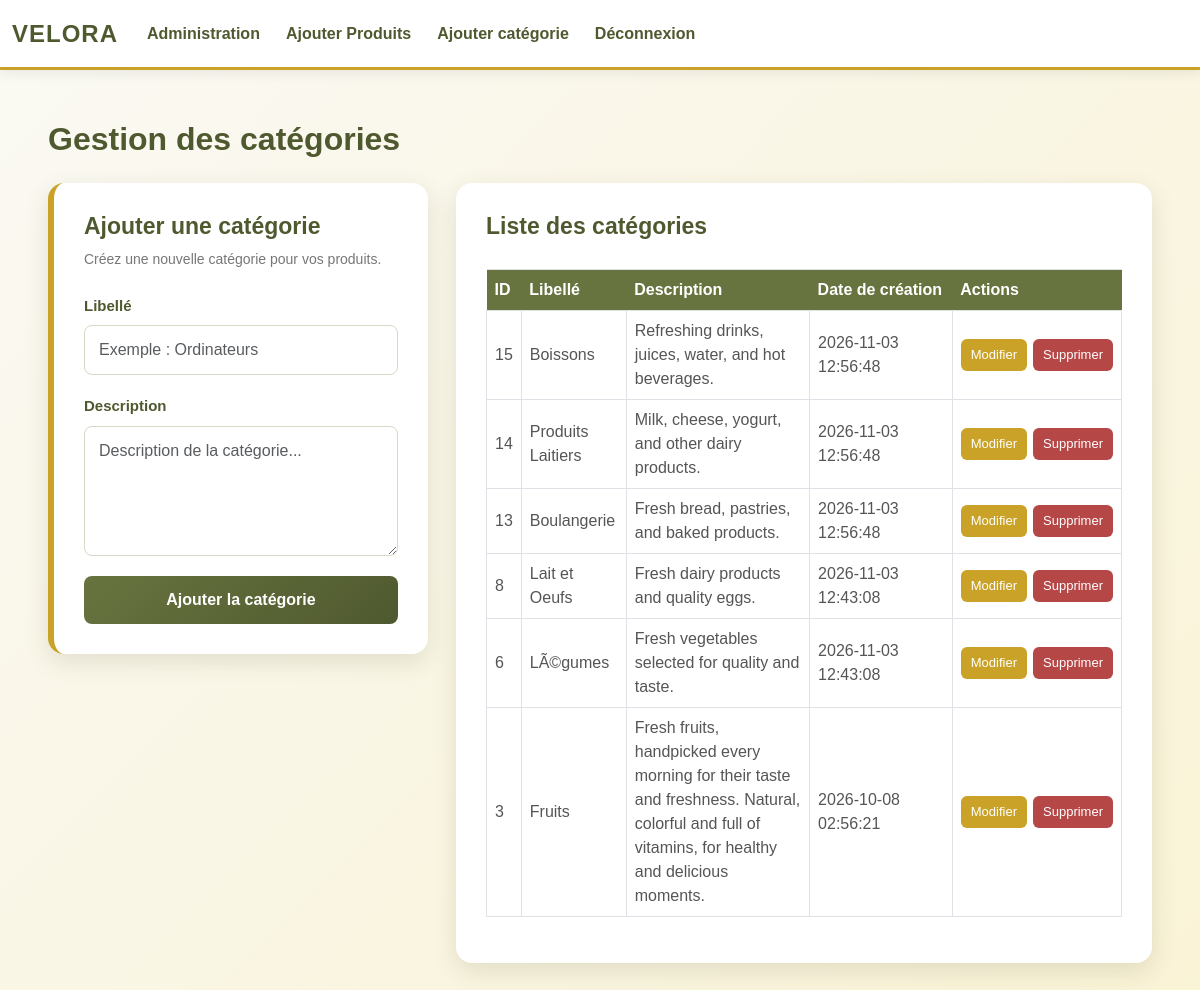
Page /categori.php (signed in) on the committed database.
### tables this page shows
CREATE TABLE `categorie` (
  `Id` int(11) NOT NULL,
  `Libelle` varchar(255) NOT NULL,
  `Description` varchar(500) DEFAULT NULL,
  `date_creation` datetime DEFAULT current_timestamp()
);

### categori.php (the view, shortened to what this page needs)
<?php
require_once "include/data.php";
$categorieAModifier = null;
$sqlCategories = $pdo->query(
    "SELECT *
     FROM Categorie
     ORDER BY Id DESC"
);
$categories = $sqlCategories->fetchAll(PDO::FETCH_ASSOC);
?>
<!DOCTYPE html>
<html lang="fr">
<head>
    <link
        href="https://cdn.jsdelivr.net/npm/bootstrap@5.3.8/dist/css/bootstrap.min.css"
        rel="stylesheet"
    >
</head>
<body>
<?php include "include/nav.php"; ?>
<main class="page-wrapper">
    <h1 class="page-title">
        Gestion des catégories
    </h1>
    <div class="content-grid">
        <section class="form-card">
            <?php if ($categorieAModifier): ?>
                <h2 class="card-title">
                    Modifier la catégorie
                </h2>
                <p class="card-subtitle">
                    Modifiez les informations de la catégorie.
                </p>
                <form method="post">
                    <input
                        type="hidden"
                        name="id"
                        value="<?= htmlspecialchars($categorieAModifier['Id']) ?>"
                    >
                    <label class="form-label" for="libelle">
                        Libellé
                    </label>
                    <input
                        type="text"
                        id="libelle"
                        name="libelle"
                        class="form-control"
                        value="<?= htmlspecialchars($categorieAModifier['Libelle']) ?>"
                        required
                    >
                    <label class="form-label" for="description">
                        Description
                    </label>
                    <textarea
                        id="description"
                        name="description"
                        class="form-control"
                    ><?= htmlspecialchars($categorieAModifier['Description'] ?? '') ?></textarea>
                    <button
                        type="submit"
                        name="enregistrer"
                        class="btn-save"
                    >
                        Enregistrer les modifications
                    </button>
                    <a
                        href="/ecomerce/categori.php"
                        class="btn-cancel"
                    >
                        Annuler
                    </a>
                </form>
            <?php else: ?>
                <h2 class="card-title">
                    Ajouter une catégorie
                </h2>
                <p class="card-subtitle">
                    Créez une nouvelle catégorie pour vos produits.
                </p>
                <form method="post">
                    <label class="form-label" for="libelle">
                        Libellé
                    </label>
                    <input
                        type="text"
                        id="libelle"
                        name="libelle"
                        class="form-control"
                        placeholder="Exemple : Ordinateurs"
                        required
                    >
                    <label class="form-label" for="description">
                        Description
                    </label>
                    <textarea
                        id="description"
                        name="description"
                        class="form-control"
                        placeholder="Description de la catégorie..."
                    ></textarea>
                    <button
                        type="submit"
                        name="ajouter"
                        class="btn-add"
                    >
                        Ajouter la catégorie
                    </button>
                </form>
            <?php endif; ?>
        </section>
        <section class="table-card">
            <h2 class="card-title">
                Liste des catégories
            </h2>
            <div class="table-wrapper">
                <?php if (count($categories) > 0): ?>
                    <table class="table table-bordered">
                        <thead>
                        <tr>
                            <th>ID</th>
                            <th>Libellé</th>
                            <th>Description</th>
                            <th>Date de création</th>
                            <th>Actions</th>
                        </tr>
                        </thead>
                        <tbody>
                        <?php foreach ($categories as $categorie): ?>
                            <tr>
                                <td>
                                    <?= htmlspecialchars($categorie['Id']) ?>
                                </td>
                                <td>
                                    <?= htmlspecialchars($categorie['Libelle']) ?>
                                </td>
                                <td>
                                    <?= htmlspecialchars(
                                        $categorie['Description'] ?? ''
                                    ) ?>
                                </td>
                                <td>
                                    <?= htmlspecialchars(
                                        $categorie['date_creation']
                                    ) ?>
                                </td>
                                <td>
                                    <div class="actions">
                                        <a
                                            href="/ecomerce/categori.php?modifier=<?= $categorie['Id'] ?>"
                                            class="btn-edit"
                                        >
                                            Modifier
                                        </a>
                                        <form
                                            method="post"
                                            onsubmit="return confirm('Voulez-vous supprimer cette catégorie ?');"
                                        >
                                            <button
                                                type="submit"
                                                name="supprimer"
                                                class="btn-delete"
                                            >
                                                Supprimer
                                            </button>
                                        </form>
                                    </div>
                                </td>
                            </tr>
                        <?php endforeach; ?>
                        </tbody>
                    </table>
                <?php else: ?>
                    <p class="empty-message">
                        Aucune catégorie enregistrée pour le moment.
                    </p>
                <?php endif; ?>
            </div>
        </section>
    </div>
</main>
</body>
</html>

### categori.php (style rules this page uses)
:root { --olive: #68743f; --olive-dark: #4f592f; --gold: #c9a227; --text: #333; --muted: #777; }
* { margin: 0; padding: 0; box-sizing: border-box; }
body { min-height: 100vh; font-family: Arial, sans-serif; color: var(--text ); background: linear-gradient( 135deg, rgba(250, 249, 243, 0.96), rgba(244, 231, 173, 0.5) ); }
.page-wrapper { width: 92%; max-width: 1150px; margin: 50px auto; }
.page-title { margin-bottom: 25px; color: var(--olive-dark); font-size: 32px; font-weight: bold; }
.content-grid { display: grid; grid-template-columns: 380px 1fr; gap: 28px; align-items: start; }
.form-card, .table-card { padding: 30px; background-color: white; border-radius: 16px; box-shadow: 0 8px 25px rgba(80, 80, 40, 0.14); }
.form-card { border-left: 6px solid var(--gold); }
.card-title { margin-bottom: 8px; color: var(--olive-dark); font-size: 23px; font-weight: bold; }
.card-subtitle { margin-bottom: 25px; color: var(--muted); font-size: 14px; }
.form-label { display: block; margin-bottom: 8px; color: var(--olive-dark); font-size: 15px; font-weight: bold; }
.form-control { width: 100%; margin-bottom: 20px; padding: 12px 14px; border: 1px solid #d8d8c8; border-radius: 8px; outline: none; transition: 0.3s ease; }
textarea.form-control { min-height: 130px; resize: vertical; }
.btn-add, .btn-save { width: 100%; padding: 12px; color: white; background: linear-gradient( 135deg, var(--olive), var(--olive-dark) ); border: none; border-radius: 8px; font-size: 16px; font-weight: bold; cursor: pointer; transition: 0.3s ease; }
.table-card { overflow: hidden; }
.table-wrapper { overflow-x: auto; }
.table { margin-top: 20px; vertical-align: middle; }
.table thead th { color: white; background-color: var(--olive); border: none; white-space: nowrap; }
.table tbody td { color: #555; }
.actions { display: flex; gap: 6px; align-items: center; }
.btn-edit { padding: 6px 10px; color: white; background-color: var(--gold); border: none; border-radius: 6px; font-size: 13px; text-decoration: none; }
.btn-delete { padding: 6px 10px; color: white; background-color: #b54747; border: none; border-radius: 6px; font-size: 13px; cursor: pointer; }

### rows in the picture
categorie: Id "15", Libelle "Boissons", Description "Refreshing drinks, juices, water, and hot beverages.", date_creation "2026-11-03 12:56:48"
categorie: Id "14", Libelle "Produits Laitiers", Description "Milk, cheese, yogurt, and other dairy products.", date_creation "2026-11-03 12:56:48"
categorie: Id "13", Libelle "Boulangerie", Description "Fresh bread, pastries, and baked products.", date_creation "2026-11-03 12:56:48"
categorie: Id "8", Libelle "Lait et Oeufs", Description "Fresh dairy products and quality eggs.", date_creation "2026-11-03 12:43:08"
categorie: Id "6", Libelle "LÃ©gumes", Description "Fresh vegetables selected for quality and taste.", date_creation "2026-11-03 12:43:08"
categorie: Id "3", Libelle "Fruits", Description "Fresh fruits, handpicked every morning for their taste and freshness. Natural, colorful and full of vitamins, for healthy and delicious moments.", date_creation "2026-10-08 02:56:21"
